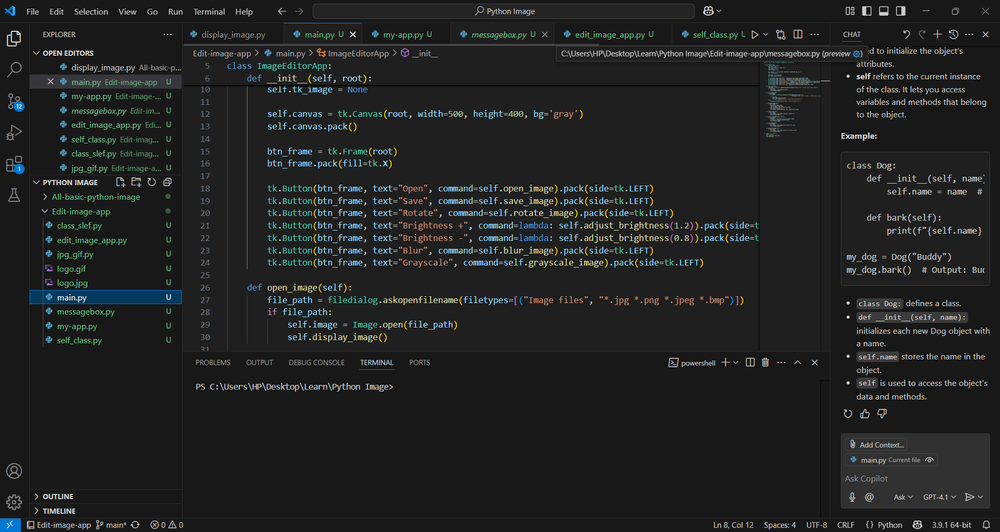
#> input picture Input_image/1.png, 1000 x 532 px, shrunk from 1916 x 1020 before the run, found by its file name
$ python filter_image.py
#> lines starting #> are read from the running program, lines starting #| are printed output that depends on the picture
#> further down, image is the input picture: shape (532, 1000, 3); mean B, G, R 34.9, 34.9, 33.3
import cv2
import numpy as np
import matplotlib.pyplot as plt
from PIL import Image

def blur_image(image):
    # Gaussian blur
    return cv2.GaussianBlur(image, (9, 9), 0)
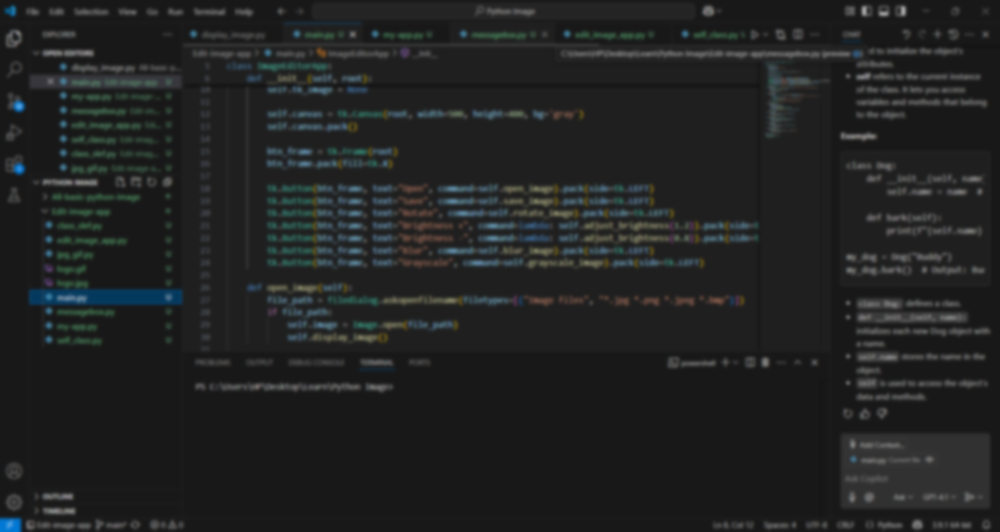
#> returned value: shape (532, 1000, 3); mean of channels 0, 1, 2 34.9, 34.9, 33.3; drawn as B, G, R

def sharpen_image(image):
    # Sharpening kernel
    kernel = np.array([[0, -1, 0],
                       [-1, 5,-1],
                       [0, -1, 0]])
    return cv2.filter2D(image, -1, kernel)
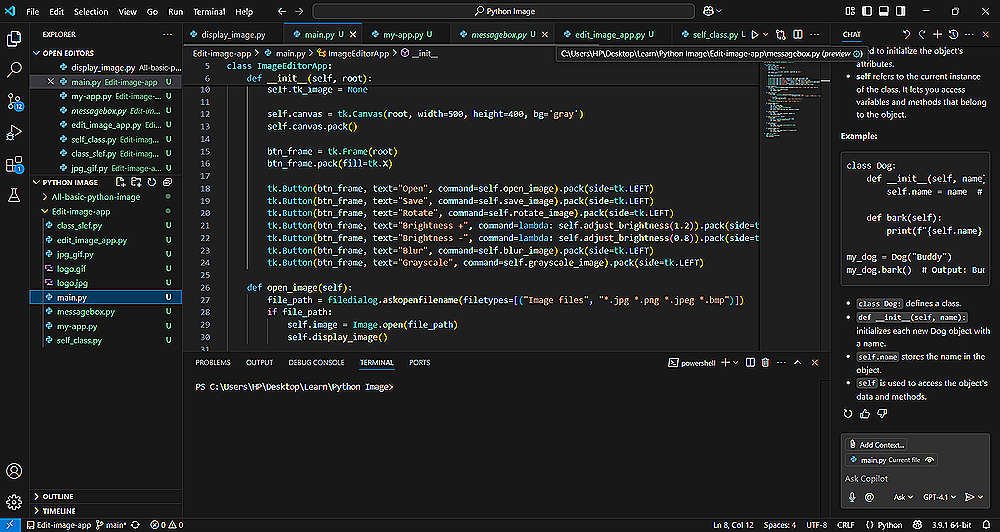
#> returned value: shape (532, 1000, 3); mean of channels 0, 1, 2 37.7, 37.9, 36.1; drawn as B, G, R

def edge_image(image):
    # Canny edge detection
    return cv2.Canny(image, 100, 200)
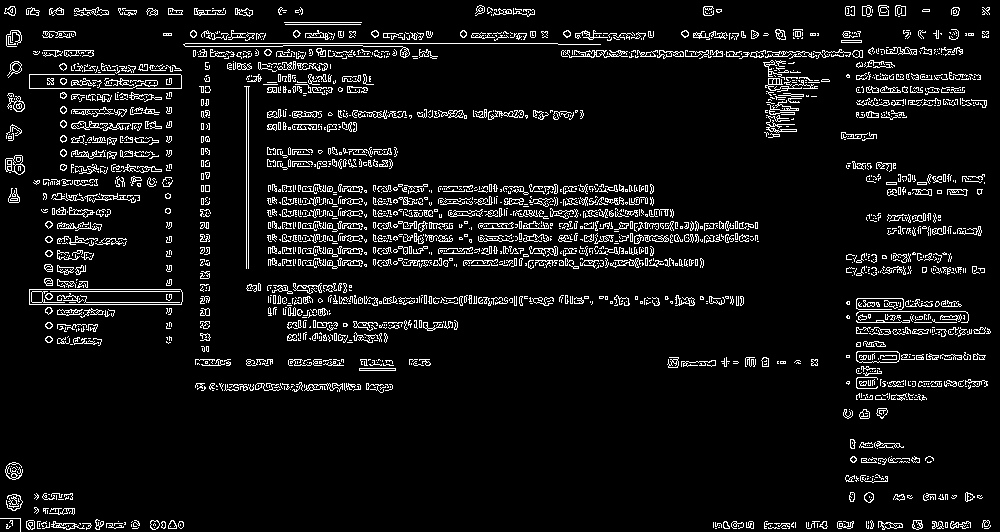
#> returned value: shape (532, 1000); 7.2% white in thin lines or dots

if __name__ == "__main__":
    img_path = r'C:\Users\HP\Desktop\Learn\Python Image\All-basic-python-image\Input_image\1.png'
    image = cv2.imread(img_path)


    if image is None:
        print("Image not found.")
        exit()


    blurred = blur_image(image)
    sharpened = sharpen_image(image)
    edges = edge_image(image)


    #cv2.imwrite("blurred.jpg", blurred)
    #cv2.imwrite("sharpened.jpg", sharpened)
    #cv2.imwrite("edges.jpg", edges)

    plt.figure(figsize=(12, 8))

    plt.subplot(2, 2, 1)
    plt.title('Original Image')
    plt.imshow(cv2.cvtColor(image, cv2.COLOR_BGR2RGB))  # Convert BGR to RGB for display
    # cv2 reads images in BGR format, convert to RGB for matplotlib
    plt.axis('off')

    plt.subplot(2, 2, 2)
    plt.title('Blurred Image')
    plt.imshow(cv2.cvtColor(blurred, cv2.COLOR_BGR2RGB))  # Convert BGR to RGB for display
    plt.imsave("blurred_image.jpg", blurred)  # Save the blurred image
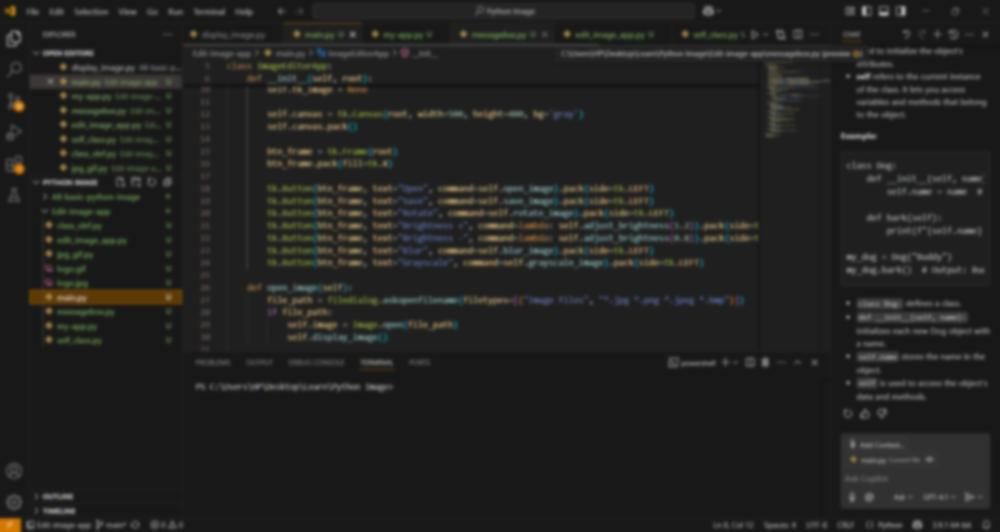
#> saved as blurred_image.jpg: shape (532, 1000, 3); mean R, G, B 34.8, 34.8, 33.3
    plt.axis('off')

    plt.subplot(2, 2, 3)
    plt.title('Sharpened Image')
    plt.imshow(cv2.cvtColor(sharpened, cv2.COLOR_BGR2RGB))  # Convert BGR to RGB for display
    plt.axis('off')

    plt.subplot(2, 2, 4)
    plt.title('Edges Detected Image')
    plt.imshow(cv2.cvtColor(edges, cv2.COLOR_BGR2RGB), cmap='gray')  # Convert BGR to RGB for display
    plt.axis('off')

    plt.tight_layout()
    plt.show()
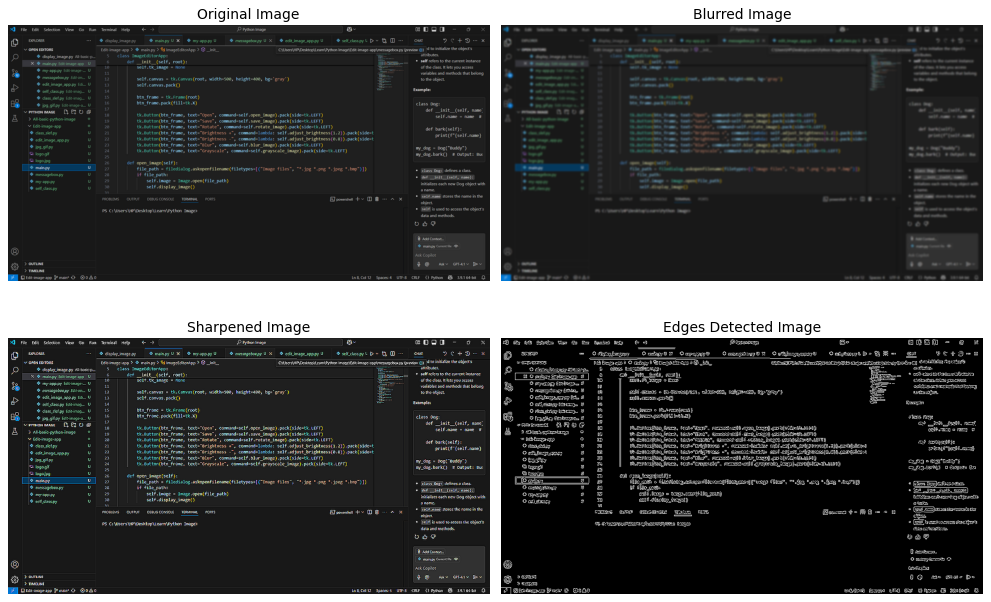
#> figure drawn by matplotlib, 4 panels
